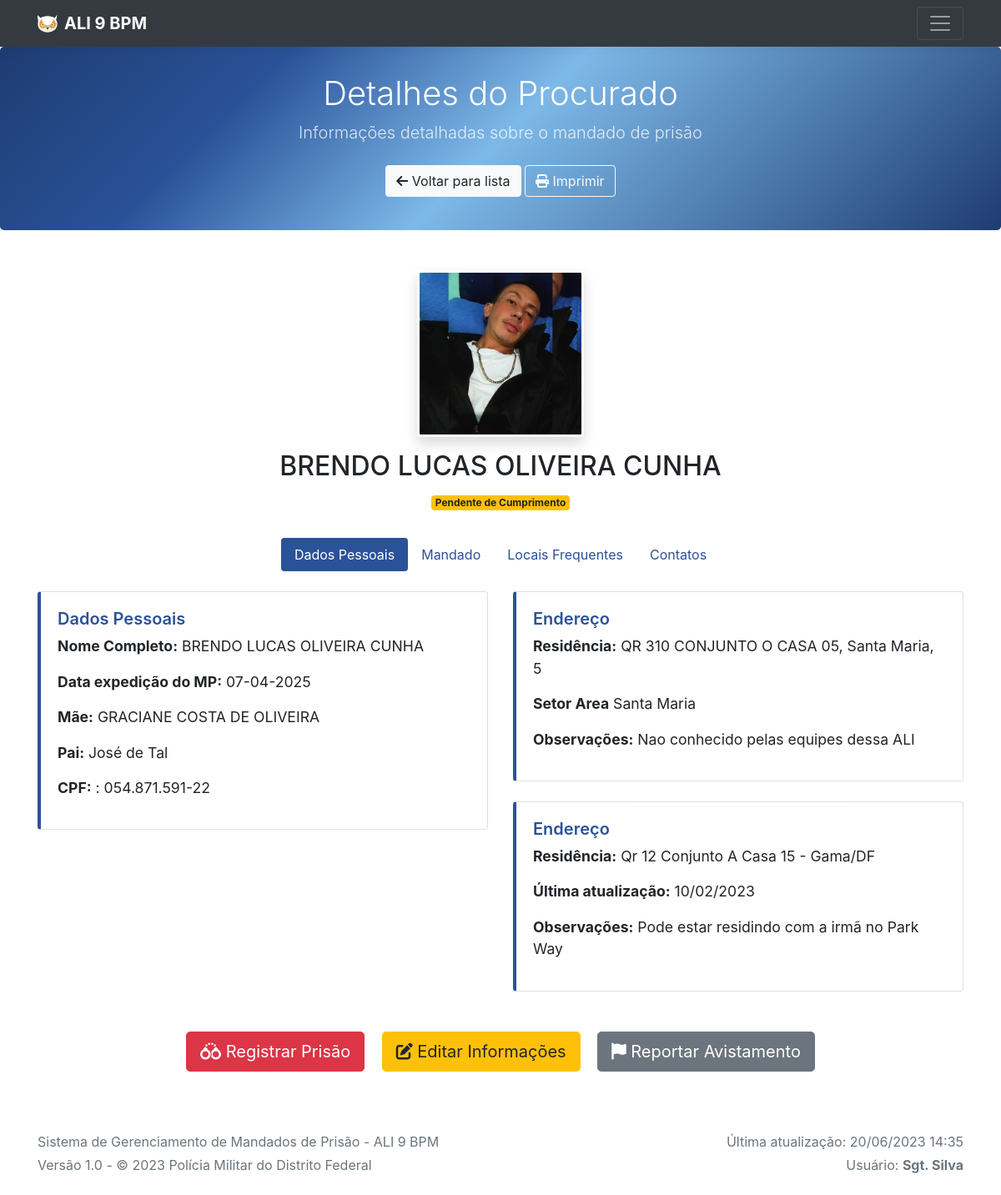
The page /mp/1/ on the database its author committed.
### tables this page shows
CREATE TABLE mp_table (
                    id_mp INTEGER PRIMARY KEY AUTOINCREMENT,
                    nome TEXT NOT NULL,
                    data TEXT NOT NULL,
                    endereco TEXT,
                    situacao TEXT NOT NULL,
                    local TEXT,
                    fotos TEXT,
                    data_cadastro TEXT,
                    nome_mae TEXT,
                    nome_pai TEXT,
                    cpf TEXT,
                    status_mp TEXT,
                    numero_mp TEXT,
                    emissao_mp TEXT,
                    artigos_mp TEXT,
                    informe_equipe_aguia TEXT
                );

### app.py (the view)
@app.route("/mp/<int:procurado_id>/")
def mp_pagina_procurado(procurado_id):
    mp_busca = InfoMP.buscar_por_id(procurado_id)
    if mp_busca is None:
        return "Post não encontrado", 404
    return render_template('procurado.html', procurado=mp_busca)

### templates/procurado.html (shortened to what this page needs)
<!doctype html>
<html lang="pt-BR">
  <head>
    <link href="{{ url_for('static', filename='css/bootstrap.min.css') }}" rel="stylesheet">
    <link href="{{ url_for('static', filename='css/album.css') }}" rel="stylesheet">
    <link rel="stylesheet" href="https://cdnjs.cloudflare.com/ajax/libs/font-awesome/6.4.0/css/all.min.css">
  </head>
  <body>
    <header>
      <div class="navbar navbar-dark bg-dark box-shadow">
        <div class="container d-flex justify-content-between">
            <a href="index_mp.html" class="navbar-brand d-flex align-items-center">
                <strong>ALI 9 BPM</strong>
              </a>
          <button class="navbar-toggler" type="button" data-toggle="collapse" data-target="#navbarHeader" aria-controls="navbarHeader" aria-expanded="false" aria-label="Toggle navigation">
            <span class="navbar-toggler-icon"></span>
          </button>
        </div>
      </div>
    </header>
    <main role="main">
      <section class="jumbotron text-center" style="background: linear-gradient(135deg, #1e3c72 0%, #2a5298 25%, #7db9e8 50%, #1e3c72 100%); color: white; padding: 2rem 1rem;">
        <div class="container">
          <h1 class="jumbotron-heading">Detalhes do Procurado</h1>
          <p class="lead" style="color: rgba(255,255,255,0.8)">Informações detalhadas sobre o mandado de prisão</p>
          <p>
            <a href="{{ url_for('mp_pagina') }}" class="btn btn-light my-2"><i class="fas fa-arrow-left"></i> Voltar para lista</a>
            <a href="#" class="btn btn-outline-light my-2"><i class="fas fa-print"></i> Imprimir</a>
          </p>
        </div>
      </section>
      <div class="container py-5">
        <div class="procurado-header">
          <div style="position: relative; display: inline-block;">
          <img src="{{ url_for('static', filename=procurado.fotos|replace("['", "")|replace("']", "")|replace("'", "") if procurado.fotos else 'images/image.png') }}" alt="Foto do procurado" class="procurado-img">
          </div>
          <h2 class="nome-procurado">{{ procurado.nome }} </h2>
          <span class="badge badge-warning priority-badge">{{ procurado.situacao }}</span>
        </div>
        <ul class="nav nav-pills mb-4 justify-content-center" id="myTab" role="tablist">
          <li class="nav-item">
            <a class="nav-link active" id="dados-tab" data-toggle="pill" href="#dados" role="tab">Dados Pessoais</a>
          </li>
          <li class="nav-item">
            <a class="nav-link" id="mandado-tab" data-toggle="pill" href="#mandado" role="tab">Mandado</a>
          </li>
          <li class="nav-item">
            <a class="nav-link" id="locais-tab" data-toggle="pill" href="#locais" role="tab">Locais Frequentes</a>
          </li>
          <li class="nav-item">
            <a class="nav-link" id="contatos-tab" data-toggle="pill" href="#contatos" role="tab">Contatos</a>
          </li>
        </ul>
        <div class="tab-content" id="myTabContent">
          <div class="tab-pane fade show active" id="dados" role="tabpanel">
            <div class="row">
              <div class="col-md-6">
                <div class="card info-card">
                  <div class="card-body">
                    <h5 class="info-title">Dados Pessoais</h5>
                    <p class="info-value"><strong>Nome Completo:</strong> {{ procurado.nome }}</p>
                    <p class="info-value"><strong>Data expedição do MP:</strong> {{ procurado.data }}</p>
                    <p class="info-value"><strong>Mãe:</strong> {{ procurado.nome_mae }}</p>
                    <p class="info-value"><strong>Pai:</strong> {{ procurado.nome_pai }}</p>
                    <p class="info-value"><strong>CPF:</strong> {{ procurado.cpf }}</p>
                  </div>
                </div>
              </div>
              <div class="col-md-6">
                <div class="card info-card">
                    <div class="card-body">
                      <h5 class="info-title">Endereço</h5>
                      <p class="info-value"><strong>Residência:</strong> {{ procurado.endereco}}</p>
                      <p class="info-value"><strong>Setor Area</strong> {{ procurado.local }}</p>
                      <p class="info-value"><strong>Observações:</strong> {{ procurado.informe_equipe_aguia }}</p>
                    </div>
                  </div>
                <div class="card info-card">
                  <div class="card-body">
                    <h5 class="info-title">Endereço</h5>
                    <p class="info-value"><strong>Residência:</strong> Qr 12 Conjunto A Casa 15 - Gama/DF</p>
                    <p class="info-value"><strong>Última atualização:</strong> 10/02/2023</p>
                    <p class="info-value"><strong>Observações:</strong> Pode estar residindo com a irmã no Park Way</p>
                  </div>
                </div>
              </div>
            </div>
          </div>
        </div>
        <div class="row mt-4">
          <div class="col-md-12 text-center">
            <button class="btn btn-danger btn-lg mr-3"><i class="fas fa-handcuffs"></i> Registrar Prisão</button>
            <button class="btn btn-warning btn-lg mr-3"><i class="fas fa-edit"></i> Editar Informações</button>
            <button class="btn btn-secondary btn-lg"><i class="fas fa-flag"></i> Reportar Avistamento</button>
          </div>
        </div>
      </div>
    </main>
    <footer class="text-muted py-4">
      <div class="container">
        <div class="row">
          <div class="col-md-6">
            <p class="mb-1">Sistema de Gerenciamento de Mandados de Prisão - ALI 9 BPM</p>
            <p class="mb-0">Versão 1.0 - © 2023 Polícia Militar do Distrito Federal</p>
          </div>
          <div class="col-md-6 text-right">
            <p class="mb-1">Última atualização: 20/06/2023 14:35</p>
            <p class="mb-0">Usuário: <strong>Sgt. Silva</strong></p>
          </div>
        </div>
      </div>
    </footer>
  </body>
</html>

### static/css/album.css (style rules this page uses)
:root { --jumbotron-padding-y: 3rem; }
.jumbotron { padding-top: var(--jumbotron-padding-y); padding-bottom: var(--jumbotron-padding-y); margin-bottom: 0; background-color: #fff; }
@media (min-width: 768px) { .jumbotron { padding-top: calc(var(--jumbotron-padding-y) * 2); padding-bottom: calc(var(--jumbotron-padding-y) * 2); } }
.jumbotron p:last-child { margin-bottom: 0; }
.jumbotron-heading { font-weight: 300; }
.jumbotron .container { max-width: 40rem; }
footer { padding-top: 3rem; padding-bottom: 3rem; }
footer p { margin-bottom: .25rem; }
.box-shadow { box-shadow: 0 .25rem .75rem rgba(0, 0, 0, .05); }

### templates/procurado.html (style rules this page uses)
.procurado-header { position: relative; margin-bottom: 2rem; text-align: center; }
.procurado-img { width: 200px; height: 200px; object-fit: cover; border-radius: 4px; border: 3px solid #fff; box-shadow: 0 0.5rem 1rem rgba(0, 0, 0, 0.15); }
.info-card { margin-bottom: 1.5rem; border-left: 4px solid #2a5298; }
.info-title { color: #2a5298; font-weight: 600; }
.info-value { font-size: 1.1rem; }
.nav-pills .nav-link.active { background-color: #2a5298; }
.nav-pills .nav-link { color: #2a5298; }
.nome-procurado { text-align: center; margin-top: 1rem; }
.priority-badge { display: inline-block; margin-top: 0.5rem; }

### rows shown on the page
mp_table: nome "BRENDO LUCAS OLIVEIRA CUNHA", situacao "Pendente de Cumprimento", data "07-04-2025", nome_mae "GRACIANE COSTA DE OLIVEIRA", nome_pai "José de Tal", cpf ": 054.871.591-22", endereco "QR 310 CONJUNTO O CASA 05, Santa Maria, 5", local "Santa Maria", informe_equipe_aguia "Nao conhecido pelas equipes dessa ALI"
